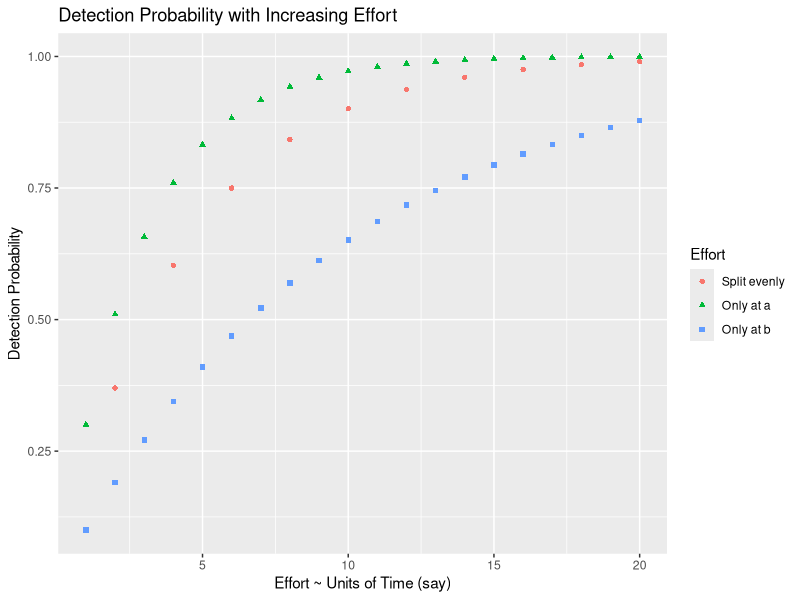

This chart was generated by the following R code:
## ---- chunk 1
knitr::opts_chunk$set(echo = TRUE)
## ---- chunk 2
library(ggplot2); library(dplyr)
pdetect <- function(t, p){
  return(1 - ((1 - p)^t))
}
pa <- 0.3
pb <- 0.1

ptable <- data.frame(Attempt = 1:40)
ptable$location <- NA
ptable$location[as.logical(ptable$Attempt %% 2)] <- "a"
ptable$location[as.logical(1 -ptable$Attempt %% 2)] <- "b"
ptable$pdet[ptable$location == "a"] <- pa
ptable$pdet[ptable$location == "b"] <- pb
ptable$qdet <- 1 - ptable$pdet

loca_only <- ptable %>%
  filter(location == "a") %>%
  mutate(pdet_cum = 1 - cumprod(qdet),
         effort = row_number()) %>%
  select(pdet_cum, effort)

locb_only <- ptable %>%
  filter(location == "b") %>%
  mutate(pdet_cum = 1 - cumprod(qdet),
         effort = row_number()) %>%
  select(pdet_cum, effort)

locab <- ptable %>%
  mutate(pdet_cum = 1 - cumprod(qdet),
         effort = row_number()) %>%
  filter(location == "b") %>%
  select(pdet_cum, effort)

library(tidyr)
library(viridis)
loca_only %>%
  inner_join(locb_only, by = "effort", suffix = c(".a", ".b") ) %>%
  left_join(locab, by = "effort", suffix  = c("", ".ab")) %>%
  pivot_longer(cols = starts_with("pdet_cum"), names_prefix = "pdet_cum") %>%
  ggplot() +
  geom_point(aes(x = effort, y = value, col = name, pch = name),
             na.rm = TRUE) +
  ggtitle("Detection Probability with Increasing Effort") +
  scale_color_discrete(name = "Effort",
                      labels = c("Split evenly",
                                 "Only at a",
                                 "Only at b")) +
  scale_shape_discrete(name = "Effort",
                      labels = c("Split evenly",
                                 "Only at a",
                                 "Only at b")) +
  xlab("Effort ~ Units of Time (say)") +
  ylab("Detection Probability")
